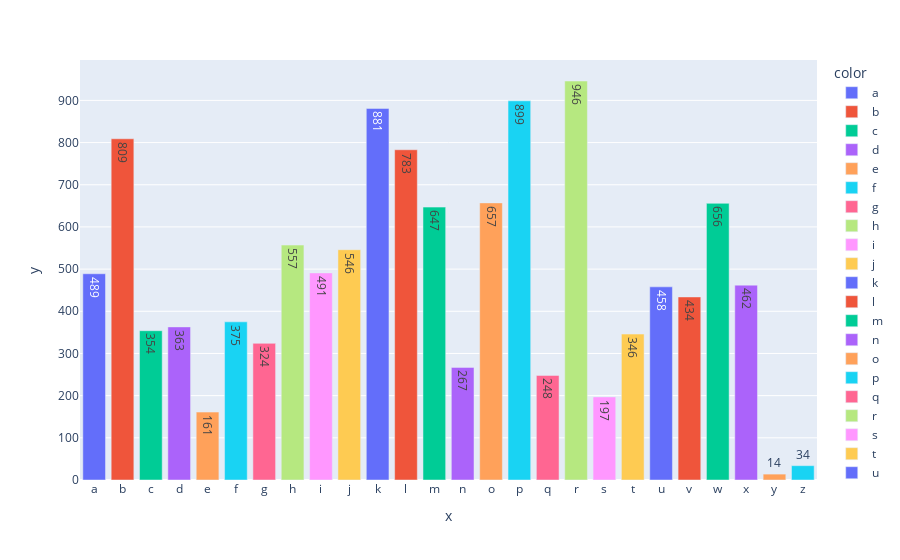

Source (notebook cell):
### Code cell
px.bar(x=letras, y=valores, text=valores, color=letras)

### Figure 1 — Plotly figure (JSON) as saved in the notebook; plotly's stock layout.template omitted (floating-point values rounded to 4 significant figures)
{"data": [{"alignmentgroup": "True", "hovertemplate": "color=a<br>x=%{x}<br>y=%{y}<br>text=%{text}<extra></extra>", "legendgroup": "a", "marker": {"color": "#636efa", "pattern": {"shape": ""}}, "name": "a", "offsetgroup": "a", "orientation": "v", "showlegend": true, "text": [489], "textposition": "auto", "type": "bar", "x": ["a"], "xaxis": "x", "y": [489], "yaxis": "y"}, {"alignmentgroup": "True", "hovertemplate": "color=b<br>x=%{x}<br>y=%{y}<br>text=%{text}<extra></extra>", "legendgroup": "b", "marker": {"color": "#EF553B", "pattern": {"shape": ""}}, "name": "b", "offsetgroup": "b", "orientation": "v", "showlegend": true, "text": [809], "textposition": "auto", "type": "bar", "x": ["b"], "xaxis": "x", "y": [809], "yaxis": "y"}, {"alignmentgroup": "True", "hovertemplate": "color=c<br>x=%{x}<br>y=%{y}<br>text=%{text}<extra></extra>", "legendgroup": "c", "marker": {"color": "#00cc96", "pattern": {"shape": ""}}, "name": "c", "offsetgroup": "c", "orientation": "v", "showlegend": true, "text": [354], "textposition": "auto", "type": "bar", "x": ["c"], "xaxis": "x", "y": [354], "yaxis": "y"}, {"alignmentgroup": "True", "hovertemplate": "color=d<br>x=%{x}<br>y=%{y}<br>text=%{text}<extra></extra>", "legendgroup": "d", "marker": {"color": "#ab63fa", "pattern": {"shape": ""}}, "name": "d", "offsetgroup": "d", "orientation": "v", "showlegend": true, "text": [363], "textposition": "auto", "type": "bar", "x": ["d"], "xaxis": "x", "y": [363], "yaxis": "y"}, {"alignmentgroup": "True", "hovertemplate": "color=e<br>x=%{x}<br>y=%{y}<br>text=%{text}<extra></extra>", "legendgroup": "e", "marker": {"color": "#FFA15A", "pattern": {"shape": ""}}, "name": "e", "offsetgroup": "e", "orientation": "v", "showlegend": true, "text": [161], "textposition": "auto", "type": "bar", "x": ["e"], "xaxis": "x", "y": [161], "yaxis": "y"}, {"alignmentgroup": "True", "hovertemplate": "color=f<br>x=%{x}<br>y=%{y}<br>text=%{text}<extra></extra>", "legendgroup": "f", "marker": {"color": "#19d3f3", "pattern": {"shape": ""}}, "name": "f", "offsetgroup": "f", "orientation": "v", "showlegend": true, "text": [375], "textposition": "auto", "type": "bar", "x": ["f"], "xaxis": "x", "y": [375], "yaxis": "y"}, {"alignmentgroup": "True", "hovertemplate": "color=g<br>x=%{x}<br>y=%{y}<br>text=%{text}<extra></extra>", "legendgroup": "g", "marker": {"color": "#FF6692", "pattern": {"shape": ""}}, "name": "g", "offsetgroup": "g", "orientation": "v", "showlegend": true, "text": [324], "textposition": "auto", "type": "bar", "x": ["g"], "xaxis": "x", "y": [324], "yaxis": "y"}, {"alignmentgroup": "True", "hovertemplate": "color=h<br>x=%{x}<br>y=%{y}<br>text=%{text}<extra></extra>", "legendgroup": "h", "marker": {"color": "#B6E880", "pattern": {"shape": ""}}, "name": "h", "offsetgroup": "h", "orientation": "v", "showlegend": true, "text": [557], "textposition": "auto", "type": "bar", "x": ["h"], "xaxis": "x", "y": [557], "yaxis": "y"}, {"alignmentgroup": "True", "hovertemplate": "color=i<br>x=%{x}<br>y=%{y}<br>text=%{text}<extra></extra>", "legendgroup": "i", "marker": {"color": "#FF97FF", "pattern": {"shape": ""}}, "name": "i", "offsetgroup": "i", "orientation": "v", "showlegend": true, "text": [491], "textposition": "auto", "type": "bar", "x": ["i"], "xaxis": "x", "y": [491], "yaxis": "y"}, {"alignmentgroup": "True", "hovertemplate": "color=j<br>x=%{x}<br>y=%{y}<br>text=%{text}<extra></extra>", "legendgroup": "j", "marker": {"color": "#FECB52", "pattern": {"shape": ""}}, "name": "j", "offsetgroup": "j", "orientation": "v", "showlegend": true, "text": [546], "textposition": "auto", "type": "bar", "x": ["j"], "xaxis": "x", "y": [546], "yaxis": "y"}, {"alignmentgroup": "True", "hovertemplate": "color=k<br>x=%{x}<br>y=%{y}<br>text=%{text}<extra></extra>", "legendgroup": "k", "marker": {"color": "#636efa", "pattern": {"shape": ""}}, "name": "k", "offsetgroup": "k", "orientation": "v", "showlegend": true, "text": [881], "textposition": "auto", "type": "bar", "x": ["k"], "xaxis": "x", "y": [881], "yaxis": "y"}, {"alignmentgroup": "True", "hovertemplate": "color=l<br>x=%{x}<br>y=%{y}<br>text=%{text}<extra></extra>", "legendgroup": "l", "marker": {"color": "#EF553B", "pattern": {"shape": ""}}, "name": "l", "offsetgroup": "l", "orientation": "v", "showlegend": true, "text": [783], "textposition": "auto", "type": "bar", "x": ["l"], "xaxis": "x", "y": [783], "yaxis": "y"}, {"alignmentgroup": "True", "hovertemplate": "color=m<br>x=%{x}<br>y=%{y}<br>text=%{text}<extra></extra>", "legendgroup": "m", "marker": {"color": "#00cc96", "pattern": {"shape": ""}}, "name": "m", "offsetgroup": "m", "orientation": "v", "showlegend": true, "text": [647], "textposition": "auto", "type": "bar", "x": ["m"], "xaxis": "x", "y": [647], "yaxis": "y"}, {"alignmentgroup": "True", "hovertemplate": "color=n<br>x=%{x}<br>y=%{y}<br>text=%{text}<extra></extra>", "legendgroup": "n", "marker": {"color": "#ab63fa", "pattern": {"shape": ""}}, "name": "n", "offsetgroup": "n", "orientation": "v", "showlegend": true, "text": [267], "textposition": "auto", "type": "bar", "x": ["n"], "xaxis": "x", "y": [267], "yaxis": "y"}, {"alignmentgroup": "True", "hovertemplate": "color=o<br>x=%{x}<br>y=%{y}<br>text=%{text}<extra></extra>", "legendgroup": "o", "marker": {"color": "#FFA15A", "pattern": {"shape": ""}}, "name": "o", "offsetgroup": "o", "orientation": "v", "showlegend": true, "text": [657], "textposition": "auto", "type": "bar", "x": ["o"], "xaxis": "x", "y": [657], "yaxis": "y"}, {"alignmentgroup": "True", "hovertemplate": "color=p<br>x=%{x}<br>y=%{y}<br>text=%{text}<extra></extra>", "legendgroup": "p", "marker": {"color": "#19d3f3", "pattern": {"shape": ""}}, "name": "p", "offsetgroup": "p", "orientation": "v", "showlegend": true, "text": [899], "textposition": "auto", "type": "bar", "x": ["p"], "xaxis": "x", "y": [899], "yaxis": "y"}, {"alignmentgroup": "True", "hovertemplate": "color=q<br>x=%{x}<br>y=%{y}<br>text=%{text}<extra></extra>", "legendgroup": "q", "marker": {"color": "#FF6692", "pattern": {"shape": ""}}, "name": "q", "offsetgroup": "q", "orientation": "v", "showlegend": true, "text": [248], "textposition": "auto", "type": "bar", "x": ["q"], "xaxis": "x", "y": [248], "yaxis": "y"}, {"alignmentgroup": "True", "hovertemplate": "color=r<br>x=%{x}<br>y=%{y}<br>text=%{text}<extra></extra>", "legendgroup": "r", "marker": {"color": "#B6E880", "pattern": {"shape": ""}}, "name": "r", "offsetgroup": "r", "orientation": "v", "showlegend": true, "text": [946], "textposition": "auto", "type": "bar", "x": ["r"], "xaxis": "x", "y": [946], "yaxis": "y"}, {"alignmentgroup": "True", "hovertemplate": "color=s<br>x=%{x}<br>y=%{y}<br>text=%{text}<extra></extra>", "legendgroup": "s", "marker": {"color": "#FF97FF", "pattern": {"shape": ""}}, "name": "s", "offsetgroup": "s", "orientation": "v", "showlegend": true, "text": [197], "textposition": "auto", "type": "bar", "x": ["s"], "xaxis": "x", "y": [197], "yaxis": "y"}, {"alignmentgroup": "True", "hovertemplate": "color=t<br>x=%{x}<br>y=%{y}<br>text=%{text}<extra></extra>", "legendgroup": "t", "marker": {"color": "#FECB52", "pattern": {"shape": ""}}, "name": "t", "offsetgroup": "t", "orientation": "v", "showlegend": true, "text": [346], "textposition": "auto", "type": "bar", "x": ["t"], "xaxis": "x", "y": [346], "yaxis": "y"}, {"alignmentgroup": "True", "hovertemplate": "color=u<br>x=%{x}<br>y=%{y}<br>text=%{text}<extra></extra>", "legendgroup": "u", "marker": {"color": "#636efa", "pattern": {"shape": ""}}, "name": "u", "offsetgroup": "u", "orientation": "v", "showlegend": true, "text": [458], "textposition": "auto", "type": "bar", "x": ["u"], "xaxis": "x", "y": [458], "yaxis": "y"}, {"alignmentgroup": "True", "hovertemplate": "color=v<br>x=%{x}<br>y=%{y}<br>text=%{text}<extra></extra>", "legendgroup": "v", "marker": {"color": "#EF553B", "pattern": {"shape": ""}}, "name": "v", "offsetgroup": "v", "orientation": "v", "showlegend": true, "text": [434], "textposition": "auto", "type": "bar", "x": ["v"], "xaxis": "x", "y": [434], "yaxis": "y"}, {"alignmentgroup": "True", "hovertemplate": "color=w<br>x=%{x}<br>y=%{y}<br>text=%{text}<extra></extra>", "legendgroup": "w", "marker": {"color": "#00cc96", "pattern": {"shape": ""}}, "name": "w", "offsetgroup": "w", "orientation": "v", "showlegend": true, "text": [656], "textposition": "auto", "type": "bar", "x": ["w"], "xaxis": "x", "y": [656], "yaxis": "y"}, {"alignmentgroup": "True", "hovertemplate": "color=x<br>x=%{x}<br>y=%{y}<br>text=%{text}<extra></extra>", "legendgroup": "x", "marker": {"color": "#ab63fa", "pattern": {"shape": ""}}, "name": "x", "offsetgroup": "x", "orientation": "v", "showlegend": true, "text": [462], "textposition": "auto", "type": "bar", "x": ["x"], "xaxis": "x", "y": [462], "yaxis": "y"}, {"alignmentgroup": "True", "hovertemplate": "color=y<br>x=%{x}<br>y=%{y}<br>text=%{text}<extra></extra>", "legendgroup": "y", "marker": {"color": "#FFA15A", "pattern": {"shape": ""}}, "name": "y", "offsetgroup": "y", "orientation": "v", "showlegend": true, "text": [14], "textposition": "auto", "type": "bar", "x": ["y"], "xaxis": "x", "y": [14], "yaxis": "y"}, {"alignmentgroup": "True", "hovertemplate": "color=z<br>x=%{x}<br>y=%{y}<br>text=%{text}<extra></extra>", "legendgroup": "z", "marker": {"color": "#19d3f3", "pattern": {"shape": ""}}, "name": "z", "offsetgroup": "z", "orientation": "v", "showlegend": true, "text": [34], "textposition": "auto", "type": "bar", "x": ["z"], "xaxis": "x", "y": [34], "yaxis": "y"}], "layout": {"barmode": "relative", "legend": {"title": {"text": "color"}, "tracegroupgap": 0}, "margin": {"t": 60}, "xaxis": {"anchor": "y", "domain": [0, 1], "title": {"text": "x"}}, "yaxis": {"anchor": "x", "domain": [0, 1], "title": {"text": "y"}}}}
